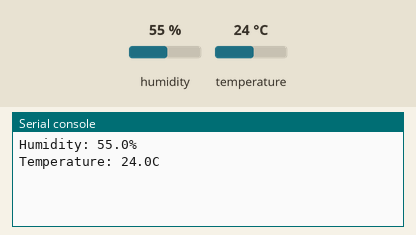
Simulated run of this program. Board: CircuitPython board. On the bench: the last lines printed to the serial console. The inputs (shaded band) are chosen by the test bench; at power-on: humidity 55 %, temperature 24 °C.

Above: at 1.2 s.
1.3 s: humidity set to 22 %
At 2.7 s:
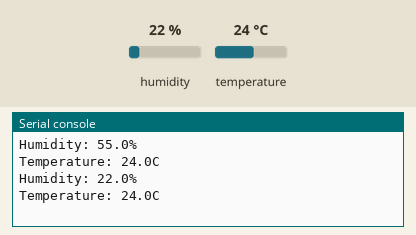
4.0 s: temperature set to 12 °C
At 5.5 s:
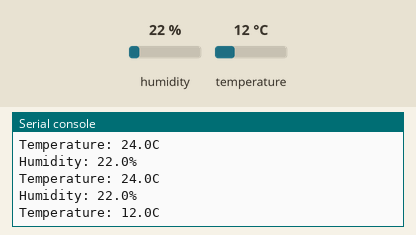
6.7 s: humidity set to 40 %
At 8.5 s:
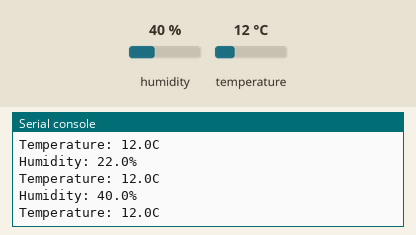
Timing chart, 0 to 10.0 s (numbered marks = the images above; inputs shaded):
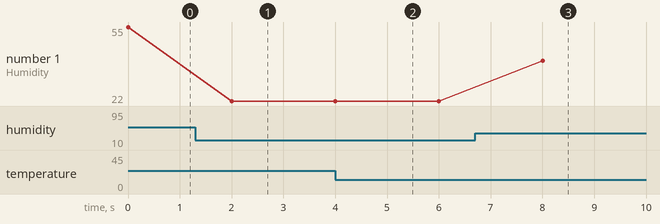

Measured:
- after the input at 1.3 s, the serial console: prints a new line after 0.70 s (image 1)
- after the input at 4.0 s, the serial console: prints a new line at once (image 2)
- after the input at 6.7 s, the serial console: prints a new line after 1.3 s (image 3)
- plotted number 1: 55 → 22 after the input at 1.3 s, 22 → 40 after the input at 6.7 s

The program:

am2320-example.py
```python
import time
import board
import busio
import adafruit_am2320

i2c = busio.I2C(board.SCL, board.SDA)
sensor = adafruit_am2320.AM2320(i2c)

while True:
    # relative_humidity: 0-100%
    print("Humidity: {0}%".format(sensor.relative_humidity))

    # temperature: degrees Celsius
    print("Temperature: {0}C".format(sensor.temperature))

    # wait 2 sec
    time.sleep(2)
```
